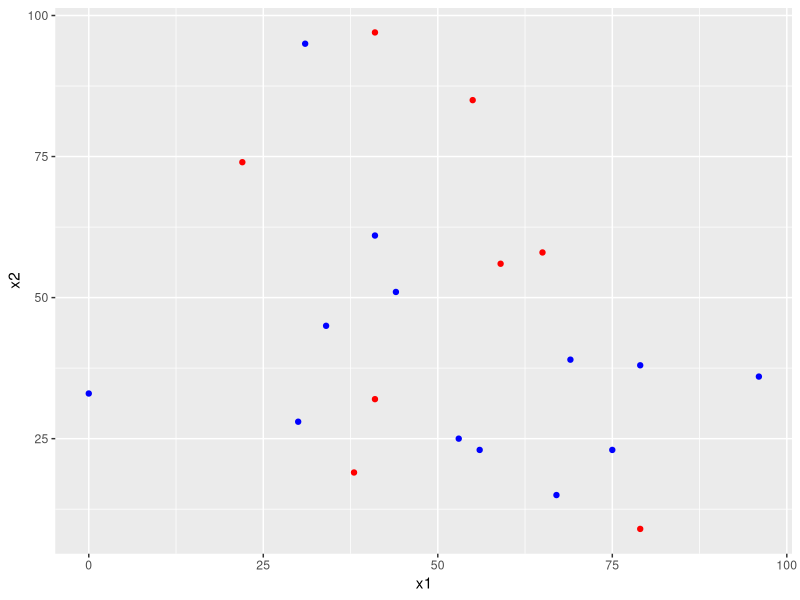
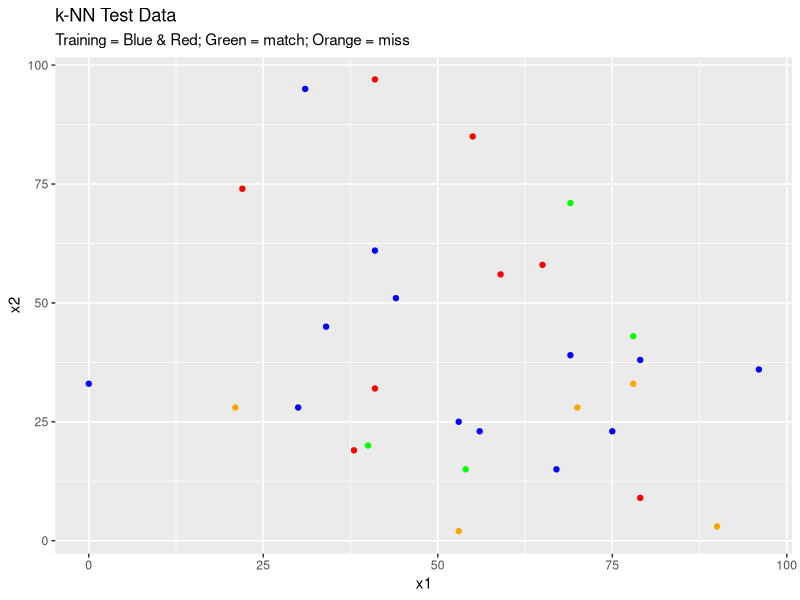

These charts were generated, in order, by the following R code:
# K-Nearest Neighbors code in R
# Coded Spring Semester 2018
# Dr. Clif Baldwin

# Write a K-Nearest Neighbors algorithm from scratch in R and then compare it to R's built-in knn() function.

# setwd("/media/clif/3763-3663/Stockton/Machine Learning")

####################################################################################
## NON_GRADED SECTION
# Make up some sample data for testing purposes
knn.df <- data.frame(x1 = sample(0:99, 30, replace=T),
                     x2 = sample(0:99, 30, replace=T),
					 y0 = sample(0:1, 30, replace=T))
# Instead of 0 and 1, make the response variable "g"ood or "b"ad
knn.df$y <- ifelse(knn.df$y0 == 1, "g","b")
# Now split the dataset into training and testing data
knn.df<- knn.df[sample(nrow(knn.df)),]
train.df <- knn.df[1:as.integer(0.7*(nrow(knn.df))),]
test.df <- knn.df[as.integer(0.7*(nrow(knn.df)) +1):(nrow(knn.df)),]
# The data is ready

# Set the value of K
K = 5

###################################################################################
## GRADED SECTION

# Algorithm
# 1. Calculate the Euclidean Distance (or whatever distance measurement you want) between the test data and the training data.
# 2. For each test data observation, arrange the calculated Euclidean distances in non-decreasing order.
# 3. Take the first k distances from this sorted list as the neighbors.
# 4. Determine the dominant response within the neighbors as the prediction for the test data observation.

# A function that computes the Euclidean Distance between a and b
# Euclidean Distance = square root of the sum of the squared differences
euclideanDist <- function(a, b){
  # a and b are vectors of unknown size
  distance = 0   # initialize distance
  for(i in c(1:(length(a)-1) )) # Not very efficient, but it works! Maybe you can do better?
  {
    distance = distance + (a[[i]]-b[[i]])^2  # summing the squared differences for each coordinate
  }
  distance = sqrt(distance)  # the square root of the summed squared differences
  return(distance)
}

# Using the training data, determine the k-nearest neighbors for the test data
knn_predict <- function(test_data, train_data, k_value){
  predictions <- vector("character",nrow(test_data))  #empty predictions vector
  
  #LOOP-1 loop through each test_data value and determine the training_data neighbors
  for(i in c(1:nrow(test_data))){   #looping over each record of test data
    euc_dist = vector("numeric",nrow(train_data))    # vector for Euclidean Distances
    euc_char = vector("character",nrow(train_data))  # Vector for corresponding response variables

    # 1. Calculate the Euclidean Distance between the test data point and training data
    #LOOP-2-looping over train data to get the Euclidean Distances from this test_data point
    for(j in c(1:nrow(train_data))){
      #  Save Euclidean Distances for each pair to euc_dist vector[]
      euc_dist[j] <- euclideanDist(test_data[i,], train_data[j,])

      # Save response variable of training data in euc_char
      euc_char[j] <- as.character(train_data[j,][[ncol(train_data)]])
    }

    distances <- data.frame(euc_char, euc_dist) #distances dataframe created with euc_char & euc_dist

    # 2. For each test observation, arrange the calculated Euclidean distances in non-decreasing order
    distances <- distances[order(distances$euc_dist),]       #sorting distances to get top K neighbors
    
    # 3. Take the first K distances from the sorted list as the neighbors
    distances <- distances[1:k_value,]               #distances dataframe with top K neighbors

    # Count the classes of neigbhors in distances.
    good <- length(which(distances$euc_char == "g"))
    bad <- length(which(distances$euc_char != "g"))

    # 4. Determine the dominant response within the neighbors as the prediction for the test data observation
    if(good > bad){     #if majority of neighbors are good then put "g" in predictions vector
      predictions[i] <- "g"
    }
    else {   ## if(good <= bad)
      predictions[i] <- "b"    #if non-majority of neighbors are good then put "b" in predictions vector
    } # end if-else

  } # End for(i in c(1:nrow(test_data)))
  return(predictions) #return predictions vector, which are the predictions for the test data
}

# A function to compute the accuracy statistic - not very efficient
accuracy1 <- function(test_data){
  correct = 0 #initialize the counter of correct predictions
  # loop through test data and mark correct when the prediction matches
  for(i in c(1:nrow(test_data))){
    if(test_data[i,ncol(test_data)-1] == test_data[i,ncol(test_data)]){
      correct = correct+1 # Increment counter when test data response matches predicted response
    } # end if predictions match
  } # end for loop
  # Compute percentage correct
  accu = correct/nrow(test_data) * 100
  return(accu)
} # Do not use this function - too inefficient! Use the following function instead.

# A function that utilizes vectorization to compute the accuracy statistic
accuracy <- function(test_data){
  # Count correct when the prediction matches the test data
  correct = length(which(test_data[,ncol(test_data)-1] == test_data[,ncol(test_data)]))
  
  # Compute the percentage correct
  accu = correct/nrow(test_data) * 100
  return(accu)
}

# K-Nearest Neighbors
predictions <- knn_predict(test.df, train.df, K) #calling knn_predict()

### Save the predicted values with the test data
test.df[,ncol(test.df)+1] <- predictions #Adding predictions in test data as a new column

### Compute and Print the accuracy statistic
print(accuracy(test.df))


### Display a graph of the data
library("ggplot2")  # ggplot2 is an acceptable library since it is not related to the algorithm!
# Graph the training data and use color to indicate the response variable
ggplot(train.df, aes(x1,x2)) + geom_point(colour=ifelse(train.df$y0>0,"blue","red"))

# Add the test data. Use green when the prediction matches and orange for misses
ggplot(train.df, aes(x1,x2)) + geom_point(colour=ifelse(train.df$y0>0,"blue","red")) +
  geom_point(data=test.df, aes(x1, x2), colour=ifelse(test.df$y==test.df$V5,"green","orange")) +
  labs(title = "k-NN Test Data", subtitle = "Training = Blue & Red; Green = match; Orange = miss")
  
##################################################
# Now compare the results to the R function knn()
# We need to get the appropriate library for knn()
library(class) # knn() is in the library "class"

# Use the same data again but I am storing it with a different name
train <- knn.df[1:as.integer(0.7*(nrow(knn.df))),]
test <- knn.df[as.integer(0.7*(nrow(knn.df)) +1):(nrow(knn.df)),]

# Run knn() and save the predictions to the test dataframe
test[,ncol(test)+1] <- knn(train[,c(1,2)], test[,c(1,2)], train[,3],k=5, prob=FALSE)

# knn() returns the prediction as 0 or 1, but I want "b" or "g"
# If 0, change to "b", else change to "g"
test$V5 <- as.character(ifelse(test$V5 == 0,"b","g"))

# Print the accuracy results of knn()
print(accuracy(test))
